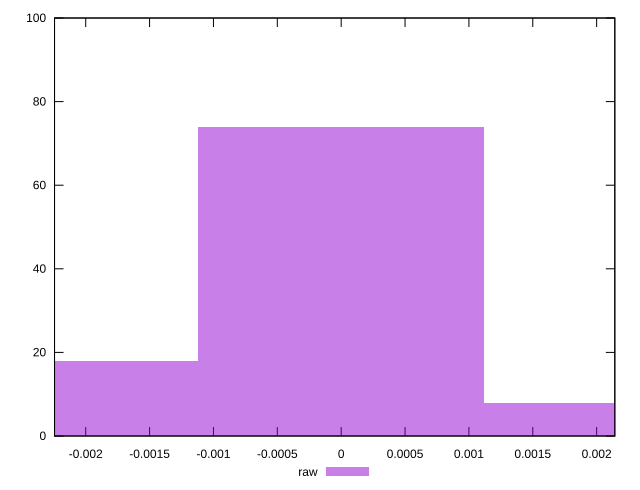

Write the gnuplot code that produced this figure.
reset

$raw <<EOF
-0.002242920844718012 18
0 74
0.002242920844718012 8
EOF

set key outside below
set boxwidth 0.002242920844718012
set xrange [-0.0022441742399421285:0.0021423566453296523]
set yrange [0:100]
set trange [0:100]
set style fill transparent solid 0.5 noborder
set terminal svg size 640, 490 enhanced background rgb 'white'
set output "report_00018_2021-02-10T15-25-16.877Z/meta/pScore-difference/samples/pages+cached+noadtech+nomedia/raw/histogram.svg"

plot $raw title "raw" with boxes

reset
